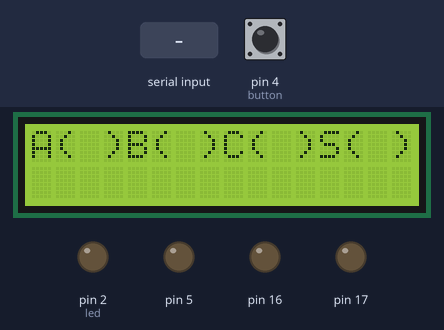
Bench run of a sketch on a simulated Arduino Uno, built with avr-gcc and run on an emulated ATmega328P. On the bench: 16×2 character LCD, output pins drawn as LEDs (lit = HIGH). Inputs (shaded band) come from the test bench; at power-on: pin 4 (button) HIGH. What the sketch prints to the serial monitor is not drawn.

Above: at 0.8 s.
0.9 s: pin 4 (button) pulled LOW for 3.2 s
At 2.0 s:
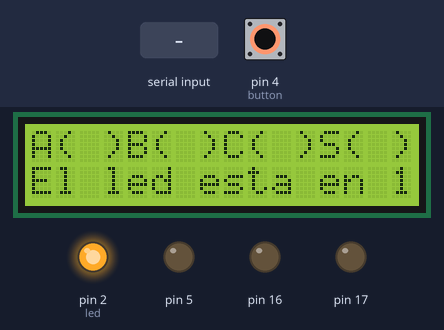
At 4.9 s:
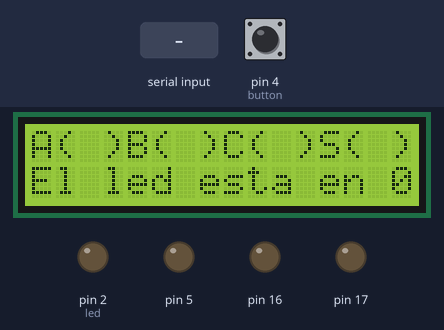
5.6 s: "x" received over Serial
At 6.6 s:
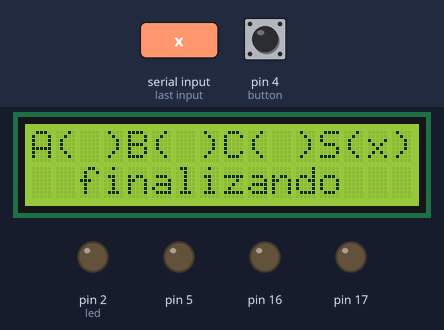
Timing chart, 0 to 8.6 s (numbered marks = the images above; inputs shaded):
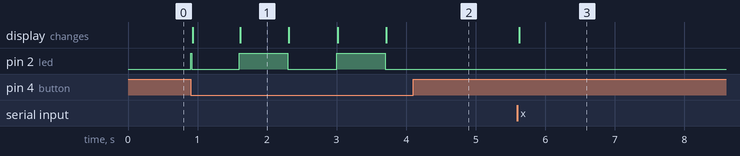

Measured:
- after the input at 0.9 s, pin 2 (led): LOW → HIGH at once, then repeats every 1.4 s: LOW 0.68 s, HIGH 0.70 s; the display: first changes at once (image 1 shows a later state)
- after the input at 5.6 s, the display: changes at once (image 3)
- what the display in image 1 shows lasts 0.7 s, from 1.6 s to 2.3 s

The sketch:

A6__MenuSerie.ino
```cpp
#include <LiquidCrystal_I2C.h>
LiquidCrystal_I2C lcd(0x27,16,2);
#define button 4
#define led 2

bool ledState=false;
unsigned long currentTime=millis();
unsigned long previousTime=0;
int debounceTimeInterval=700;
void menu(){
  Serial.println("\f\r\t#########################");
  Serial.println("\r\t#  Elige una opcion     #");
  Serial.println("\r\t#  (a) funcion A        #");
  Serial.println("\r\t#  (b) funcion B        #");
  Serial.println("\r\t#  (c) funcion C        #");
  Serial.println("\r\t#  (x) Terminar         #");
  Serial.println("\r\t#########################");
}
void funcionA(){
  limpiarOpcionesLCD();
  Serial.println("funcionA");
  lcd.setCursor(2,0);
  lcd.print("x");
  lcd.setCursor(0,1);
  lcd.print("  Ejecutando A  ");
}
void funcionB(){
  limpiarOpcionesLCD();
  Serial.println("funcionB");
  lcd.setCursor(6,0);
  lcd.print("x");
  lcd.setCursor(0,1);
  lcd.print("  Ejecutando B  ");
}
void funcionC(){
  limpiarOpcionesLCD();
  Serial.println("funcionC");
  lcd.setCursor(10,0);
  lcd.print("x");
  lcd.setCursor(0,1);
  lcd.print("  Ejecutando C  ");
}
void finalizar(){
  limpiarOpcionesLCD();
  Serial.println("finalizado");
  lcd.setCursor(14,0);
  lcd.print("x");
  lcd.setCursor(0,1);
  lcd.print("  finalizando   ");
}
void limpiarOpcionesLCD(){
  lcd.setCursor(2,0);
  lcd.print(" ");
  lcd.setCursor(6,0);
  lcd.print(" ");
  lcd.setCursor(10,0);
  lcd.print(" ");
  lcd.setCursor(14,0);
  lcd.print(" ");
}
void setup() {
  lcd.init();
  Serial.begin(115200);
  pinMode(16,OUTPUT);
  pinMode(17,OUTPUT);
  pinMode(5,OUTPUT);
  pinMode(led,OUTPUT);
  pinMode(button,INPUT_PULLUP);
  Serial.print("\f \t \t \n antideBouncing system \n");
  digitalWrite(16,LOW);
  digitalWrite(17,LOW);
  digitalWrite(5,LOW);
  lcd.backlight();
  lcd.setCursor(0,0);
  //         0123456789012345
  lcd.print("A( )B( )C( )S( )");
  menu();
  while(true)
  {
    currentTime=millis();
    if(Serial.available()){
    char dato=Serial.read();
    if(dato=='x'){
      finalizar();
      break;
    }
    switch(dato){
      case 'a': funcionA();
                break;
      case 'b': funcionB();
                break;
      case 'c':funcionC();
                break;
       default: break;
    }
  }


  if(!digitalRead(button)){
    ledState=!digitalRead(led);
    digitalWrite(led,ledState);
    Serial.print("\n \r \t \t El led esta en --> "+ String(ledState));
    lcd.setCursor(0,1);
    lcd.print("El led esta en "+ String(ledState));
    while((currentTime-previousTime)<debounceTimeInterval){
      currentTime=millis();
    }
    previousTime=currentTime;
  }
  }
}

void loop() {


}
```
